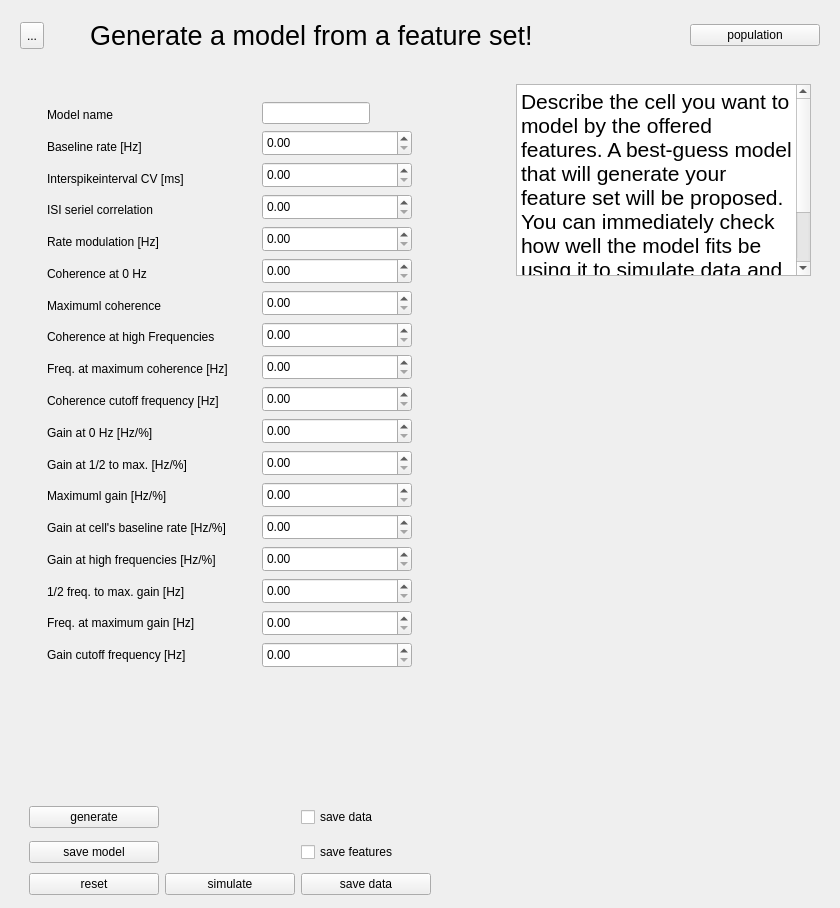
<?xml version="1.0" encoding="UTF-8"?>
<ui version="4.0">
 <class>ModelCreator</class>
 <widget class="QWidget" name="ModelCreator">
  <property name="geometry">
   <rect>
    <x>0</x>
    <y>0</y>
    <width>840</width>
    <height>908</height>
   </rect>
  </property>
  <property name="windowTitle">
   <string>Form</string>
  </property>
  <layout class="QVBoxLayout" name="verticalLayout">
   <item>
    <widget class="QWidget" name="cm_header" native="true">
     <layout class="QHBoxLayout" name="horizontalLayout_7" stretch="0,0,1,0">
      <item>
       <widget class="QToolButton" name="cm_back_to_main">
        <property name="maximumSize">
         <size>
          <width>16777215</width>
          <height>27</height>
         </size>
        </property>
        <property name="text">
         <string>...</string>
        </property>
        <property name="icon">
         <iconset>
          <normaloff>:/icons/pictograms/home.png</normaloff>:/icons/pictograms/home.png</iconset>
        </property>
        <property name="iconSize">
         <size>
          <width>24</width>
          <height>16</height>
         </size>
        </property>
        <property name="arrowType">
         <enum>Qt::ArrowType::NoArrow</enum>
        </property>
       </widget>
      </item>
      <item>
       <spacer name="horizontalSpacer_5">
        <property name="orientation">
         <enum>Qt::Orientation::Vertical</enum>
        </property>
        <property name="sizeType">
         <enum>QSizePolicy::Policy::Fixed</enum>
        </property>
        <property name="sizeHint" stdset="0">
         <size>
          <width>40</width>
          <height>20</height>
         </size>
        </property>
       </spacer>
      </item>
      <item>
       <widget class="QLabel" name="cm_title">
        <property name="font">
         <font>
          <pointsize>20</pointsize>
         </font>
        </property>
        <property name="text">
         <string>Generate a model from a feature set!</string>
        </property>
        <property name="role" stdset="0">
         <string>title</string>
        </property>
       </widget>
      </item>
      <item>
       <widget class="QPushButton" name="cm_table_version">
        <property name="sizePolicy">
         <sizepolicy hsizetype="Fixed" vsizetype="Fixed">
          <horstretch>0</horstretch>
          <verstretch>0</verstretch>
         </sizepolicy>
        </property>
        <property name="minimumSize">
         <size>
          <width>130</width>
          <height>0</height>
         </size>
        </property>
        <property name="maximumSize">
         <size>
          <width>130</width>
          <height>16777215</height>
         </size>
        </property>
        <property name="text">
         <string>population</string>
        </property>
       </widget>
      </item>
     </layout>
    </widget>
   </item>
   <item>
    <widget class="QWidget" name="cm_content_widget" native="true">
     <layout class="QHBoxLayout" name="horizontalLayout_10" stretch="8,1,20">
      <property name="bottomMargin">
       <number>1</number>
      </property>
      <item>
       <widget class="QWidget" name="widget_4" native="true">
        <property name="sizePolicy">
         <sizepolicy hsizetype="Preferred" vsizetype="Expanding">
          <horstretch>0</horstretch>
          <verstretch>0</verstretch>
         </sizepolicy>
        </property>
        <layout class="QVBoxLayout" name="verticalLayout_14">
         <property name="bottomMargin">
          <number>0</number>
         </property>
         <item>
          <widget class="QWidget" name="cm_left_box" native="true">
           <layout class="QHBoxLayout" name="horizontalLayout_6">
            <item>
             <widget class="QWidget" name="cm_label_box" native="true">
              <layout class="QVBoxLayout" name="verticalLayout_12">
               <item>
                <widget class="QLabel" name="cm_label_name">
                 <property name="text">
                  <string>Model name</string>
                 </property>
                </widget>
               </item>
               <item>
                <widget class="QLabel" name="cm_label_1">
                 <property name="text">
                  <string>Baseline rate [Hz]</string>
                 </property>
                </widget>
               </item>
               <item>
                <widget class="QLabel" name="cm_label_2">
                 <property name="text">
                  <string>Interspikeinterval CV [ms]</string>
                 </property>
                </widget>
               </item>
               <item>
                <widget class="QLabel" name="cm_label_3">
                 <property name="text">
                  <string>ISI seriel correlation</string>
                 </property>
                </widget>
               </item>
               <item>
                <widget class="QLabel" name="cm_label_4">
                 <property name="text">
                  <string>Rate modulation [Hz]</string>
                 </property>
                </widget>
               </item>
               <item>
                <widget class="QLabel" name="cm_label_5">
                 <property name="text">
                  <string>Coherence at 0 Hz</string>
                 </property>
                </widget>
               </item>
               <item>
                <widget class="QLabel" name="cm_label_6">
                 <property name="text">
                  <string>Maximuml coherence</string>
                 </property>
                </widget>
               </item>
               <item>
                <widget class="QLabel" name="cm_label_7">
                 <property name="text">
                  <string>Coherence at high Frequencies</string>
                 </property>
                </widget>
               </item>
               <item>
                <widget class="QLabel" name="cm_label_8">
                 <property name="text">
                  <string>Freq. at maximum coherence [Hz]</string>
                 </property>
                </widget>
               </item>
               <item>
                <widget class="QLabel" name="cm_label_9">
                 <property name="text">
                  <string>Coherence cutoff frequency [Hz]</string>
                 </property>
                </widget>
               </item>
               <item>
                <widget class="QLabel" name="cm_label_10">
                 <property name="text">
                  <string>Gain at 0 Hz [Hz/%]</string>
                 </property>
                </widget>
               </item>
               <item>
                <widget class="QLabel" name="cm_label_11">
                 <property name="text">
                  <string>Gain at 1/2 to max. [Hz/%]</string>
                 </property>
                </widget>
               </item>
               <item>
                <widget class="QLabel" name="cm_label_12">
                 <property name="text">
                  <string>Maximuml gain [Hz/%]</string>
                 </property>
                </widget>
               </item>
               <item>
                <widget class="QLabel" name="cm_label_13">
                 <property name="text">
                  <string>Gain at cell's baseline rate [Hz/%]</string>
                 </property>
                </widget>
               </item>
               <item>
                <widget class="QLabel" name="cm_label_14">
                 <property name="text">
                  <string>Gain at high frequencies [Hz/%]</string>
                 </property>
                </widget>
               </item>
               <item>
                <widget class="QLabel" name="cm_label_15">
                 <property name="text">
                  <string>1/2 freq. to max. gain [Hz]</string>
                 </property>
                </widget>
               </item>
               <item>
                <widget class="QLabel" name="cm_label_16">
                 <property name="text">
                  <string>Freq. at maximum gain [Hz]</string>
                 </property>
                </widget>
               </item>
               <item>
                <widget class="QLabel" name="cm_label_17">
                 <property name="text">
                  <string>Gain cutoff frequency [Hz]</string>
                 </property>
                </widget>
               </item>
              </layout>
             </widget>
            </item>
            <item>
             <widget class="QWidget" name="cm_input_box" native="true">
              <layout class="QVBoxLayout" name="verticalLayout_13">
               <item>
                <widget class="QLineEdit" name="cm_input_name">
                 <property name="sizePolicy">
                  <sizepolicy hsizetype="Fixed" vsizetype="Fixed">
                   <horstretch>150</horstretch>
                   <verstretch>26</verstretch>
                  </sizepolicy>
                 </property>
                </widget>
               </item>
               <item>
                <widget class="FreeTypingDoubleSpinBox" name="cm_doubleSpinBox_1">
                 <property name="sizePolicy">
                  <sizepolicy hsizetype="Fixed" vsizetype="Fixed">
                   <horstretch>150</horstretch>
                   <verstretch>26</verstretch>
                  </sizepolicy>
                 </property>
                 <property name="minimumSize">
                  <size>
                   <width>150</width>
                   <height>26</height>
                  </size>
                 </property>
                </widget>
               </item>
               <item>
                <widget class="FreeTypingDoubleSpinBox" name="cm_doubleSpinBox_2">
                 <property name="sizePolicy">
                  <sizepolicy hsizetype="Fixed" vsizetype="Fixed">
                   <horstretch>150</horstretch>
                   <verstretch>26</verstretch>
                  </sizepolicy>
                 </property>
                 <property name="minimumSize">
                  <size>
                   <width>150</width>
                   <height>26</height>
                  </size>
                 </property>
                </widget>
               </item>
               <item>
                <widget class="FreeTypingDoubleSpinBox" name="cm_doubleSpinBox_3">
                 <property name="sizePolicy">
                  <sizepolicy hsizetype="Fixed" vsizetype="Fixed">
                   <horstretch>150</horstretch>
                   <verstretch>26</verstretch>
                  </sizepolicy>
                 </property>
                 <property name="minimumSize">
                  <size>
                   <width>150</width>
                   <height>26</height>
                  </size>
                 </property>
                </widget>
               </item>
               <item>
                <widget class="FreeTypingDoubleSpinBox" name="cm_doubleSpinBox_4">
                 <property name="sizePolicy">
                  <sizepolicy hsizetype="Fixed" vsizetype="Fixed">
                   <horstretch>0</horstretch>
                   <verstretch>0</verstretch>
                  </sizepolicy>
                 </property>
                 <property name="minimumSize">
                  <size>
                   <width>150</width>
                   <height>26</height>
                  </size>
                 </property>
                 <property name="maximumSize">
                  <size>
                   <width>150</width>
                   <height>26</height>
                  </size>
                 </property>
                </widget>
               </item>
               <item>
                <widget class="FreeTypingDoubleSpinBox" name="cm_doubleSpinBox_5">
                 <property name="sizePolicy">
                  <sizepolicy hsizetype="Fixed" vsizetype="Fixed">
                   <horstretch>0</horstretch>
                   <verstretch>0</verstretch>
                  </sizepolicy>
                 </property>
                 <property name="minimumSize">
                  <size>
                   <width>150</width>
                   <height>26</height>
                  </size>
                 </property>
                 <property name="maximumSize">
                  <size>
                   <width>150</width>
                   <height>26</height>
                  </size>
                 </property>
                </widget>
               </item>
               <item>
                <widget class="FreeTypingDoubleSpinBox" name="cm_doubleSpinBox_6">
                 <property name="sizePolicy">
                  <sizepolicy hsizetype="Fixed" vsizetype="Fixed">
                   <horstretch>0</horstretch>
                   <verstretch>0</verstretch>
                  </sizepolicy>
                 </property>
                 <property name="minimumSize">
                  <size>
                   <width>150</width>
                   <height>26</height>
                  </size>
                 </property>
                 <property name="maximumSize">
                  <size>
                   <width>150</width>
                   <height>26</height>
                  </size>
                 </property>
                </widget>
               </item>
               <item>
                <widget class="FreeTypingDoubleSpinBox" name="cm_doubleSpinBox_7">
                 <property name="sizePolicy">
                  <sizepolicy hsizetype="Fixed" vsizetype="Fixed">
                   <horstretch>0</horstretch>
                   <verstretch>0</verstretch>
                  </sizepolicy>
                 </property>
                 <property name="minimumSize">
                  <size>
                   <width>150</width>
                   <height>26</height>
                  </size>
                 </property>
                 <property name="maximumSize">
                  <size>
                   <width>150</width>
                   <height>26</height>
                  </size>
                 </property>
                </widget>
               </item>
               <item>
                <widget class="FreeTypingDoubleSpinBox" name="cm_doubleSpinBox_8">
                 <property name="sizePolicy">
                  <sizepolicy hsizetype="Fixed" vsizetype="Fixed">
                   <horstretch>0</horstretch>
                   <verstretch>0</verstretch>
                  </sizepolicy>
                 </property>
                 <property name="minimumSize">
                  <size>
                   <width>150</width>
                   <height>26</height>
                  </size>
                 </property>
                 <property name="maximumSize">
                  <size>
                   <width>150</width>
                   <height>26</height>
                  </size>
                 </property>
                </widget>
               </item>
               <item>
                <widget class="FreeTypingDoubleSpinBox" name="cm_doubleSpinBox_9">
                 <property name="sizePolicy">
                  <sizepolicy hsizetype="Fixed" vsizetype="Fixed">
                   <horstretch>0</horstretch>
                   <verstretch>0</verstretch>
                  </sizepolicy>
                 </property>
                 <property name="minimumSize">
                  <size>
                   <width>150</width>
                   <height>26</height>
                  </size>
                 </property>
                 <property name="maximumSize">
                  <size>
                   <width>150</width>
                   <height>26</height>
                  </size>
                 </property>
                </widget>
               </item>
               <item>
                <widget class="QDoubleSpinBox" name="cm_doubleSpinBox_10">
                 <property name="sizePolicy">
                  <sizepolicy hsizetype="Fixed" vsizetype="Fixed">
                   <horstretch>0</horstretch>
                   <verstretch>0</verstretch>
                  </sizepolicy>
                 </property>
                 <property name="minimumSize">
                  <size>
                   <width>150</width>
                   <height>26</height>
                  </size>
                 </property>
                 <property name="maximumSize">
                  <size>
                   <width>150</width>
                   <height>26</height>
                  </size>
                 </property>
                </widget>
               </item>
               <item>
                <widget class="QDoubleSpinBox" name="cm_doubleSpinBox_11">
                 <property name="sizePolicy">
                  <sizepolicy hsizetype="Fixed" vsizetype="Fixed">
                   <horstretch>0</horstretch>
                   <verstretch>0</verstretch>
                  </sizepolicy>
                 </property>
                 <property name="minimumSize">
                  <size>
                   <width>150</width>
                   <height>26</height>
                  </size>
                 </property>
                 <property name="maximumSize">
                  <size>
                   <width>150</width>
                   <height>26</height>
                  </size>
                 </property>
                </widget>
               </item>
               <item>
                <widget class="QDoubleSpinBox" name="cm_doubleSpinBox_12">
                 <property name="sizePolicy">
                  <sizepolicy hsizetype="Fixed" vsizetype="Fixed">
                   <horstretch>0</horstretch>
                   <verstretch>0</verstretch>
                  </sizepolicy>
                 </property>
                 <property name="minimumSize">
                  <size>
                   <width>150</width>
                   <height>26</height>
                  </size>
                 </property>
                 <property name="maximumSize">
                  <size>
                   <width>150</width>
                   <height>26</height>
                  </size>
                 </property>
                </widget>
               </item>
               <item>
                <widget class="QDoubleSpinBox" name="cm_doubleSpinBox_13">
                 <property name="sizePolicy">
                  <sizepolicy hsizetype="Fixed" vsizetype="Fixed">
                   <horstretch>0</horstretch>
                   <verstretch>0</verstretch>
                  </sizepolicy>
                 </property>
                 <property name="minimumSize">
                  <size>
                   <width>150</width>
                   <height>26</height>
                  </size>
                 </property>
                 <property name="maximumSize">
                  <size>
                   <width>150</width>
                   <height>26</height>
                  </size>
                 </property>
                </widget>
               </item>
               <item>
                <widget class="QDoubleSpinBox" name="cm_doubleSpinBox_14">
                 <property name="sizePolicy">
                  <sizepolicy hsizetype="Fixed" vsizetype="Fixed">
                   <horstretch>0</horstretch>
                   <verstretch>0</verstretch>
                  </sizepolicy>
                 </property>
                 <property name="minimumSize">
                  <size>
                   <width>150</width>
                   <height>26</height>
                  </size>
                 </property>
                 <property name="maximumSize">
                  <size>
                   <width>150</width>
                   <height>26</height>
                  </size>
                 </property>
                </widget>
               </item>
               <item>
                <widget class="QDoubleSpinBox" name="cm_doubleSpinBox_15">
                 <property name="sizePolicy">
                  <sizepolicy hsizetype="Fixed" vsizetype="Fixed">
                   <horstretch>150</horstretch>
                   <verstretch>26</verstretch>
                  </sizepolicy>
                 </property>
                 <property name="minimumSize">
                  <size>
                   <width>150</width>
                   <height>26</height>
                  </size>
                 </property>
                </widget>
               </item>
               <item>
                <widget class="QDoubleSpinBox" name="cm_doubleSpinBox_16">
                 <property name="sizePolicy">
                  <sizepolicy hsizetype="Fixed" vsizetype="Fixed">
                   <horstretch>150</horstretch>
                   <verstretch>26</verstretch>
                  </sizepolicy>
                 </property>
                 <property name="minimumSize">
                  <size>
                   <width>150</width>
                   <height>26</height>
                  </size>
                 </property>
                </widget>
               </item>
               <item>
                <widget class="QDoubleSpinBox" name="cm_doubleSpinBox_17">
                 <property name="sizePolicy">
                  <sizepolicy hsizetype="Fixed" vsizetype="Fixed">
                   <horstretch>150</horstretch>
                   <verstretch>26</verstretch>
                  </sizepolicy>
                 </property>
                 <property name="minimumSize">
                  <size>
                   <width>150</width>
                   <height>26</height>
                  </size>
                 </property>
                </widget>
               </item>
              </layout>
             </widget>
            </item>
           </layout>
          </widget>
         </item>
         <item>
          <spacer name="verticalSpacer_6">
           <property name="orientation">
            <enum>Qt::Orientation::Vertical</enum>
           </property>
           <property name="sizeHint" stdset="0">
            <size>
             <width>20</width>
             <height>40</height>
            </size>
           </property>
          </spacer>
         </item>
         <item>
          <widget class="QWidget" name="cm_save_box" native="true">
           <property name="sizePolicy">
            <sizepolicy hsizetype="Preferred" vsizetype="Minimum">
             <horstretch>0</horstretch>
             <verstretch>0</verstretch>
            </sizepolicy>
           </property>
           <layout class="QGridLayout" name="gridLayout_2">
            <property name="leftMargin">
             <number>0</number>
            </property>
            <property name="rightMargin">
             <number>39</number>
            </property>
            <property name="bottomMargin">
             <number>1</number>
            </property>
            <item row="2" column="1">
             <widget class="QPushButton" name="cm_btn_simulate">
              <property name="sizePolicy">
               <sizepolicy hsizetype="Fixed" vsizetype="Fixed">
                <horstretch>0</horstretch>
                <verstretch>0</verstretch>
               </sizepolicy>
              </property>
              <property name="minimumSize">
               <size>
                <width>130</width>
                <height>0</height>
               </size>
              </property>
              <property name="maximumSize">
               <size>
                <width>130</width>
                <height>16777215</height>
               </size>
              </property>
              <property name="text">
               <string>simulate</string>
              </property>
             </widget>
            </item>
            <item row="2" column="2">
             <widget class="QPushButton" name="cm_btn_save">
              <property name="sizePolicy">
               <sizepolicy hsizetype="Fixed" vsizetype="Fixed">
                <horstretch>0</horstretch>
                <verstretch>0</verstretch>
               </sizepolicy>
              </property>
              <property name="minimumSize">
               <size>
                <width>130</width>
                <height>0</height>
               </size>
              </property>
              <property name="maximumSize">
               <size>
                <width>130</width>
                <height>16777215</height>
               </size>
              </property>
              <property name="text">
               <string>save data</string>
              </property>
             </widget>
            </item>
            <item row="0" column="2">
             <widget class="QCheckBox" name="cm_checkBox_data">
              <property name="text">
               <string>save data</string>
              </property>
             </widget>
            </item>
            <item row="1" column="2">
             <widget class="QCheckBox" name="cm_checkBox_features">
              <property name="text">
               <string>save features</string>
              </property>
             </widget>
            </item>
            <item row="1" column="1">
             <spacer name="horizontalSpacer_17">
              <property name="orientation">
               <enum>Qt::Orientation::Vertical</enum>
              </property>
              <property name="sizeHint" stdset="0">
               <size>
                <width>40</width>
                <height>20</height>
               </size>
              </property>
             </spacer>
            </item>
            <item row="0" column="1">
             <spacer name="horizontalSpacer_7">
              <property name="orientation">
               <enum>Qt::Orientation::Vertical</enum>
              </property>
              <property name="sizeHint" stdset="0">
               <size>
                <width>40</width>
                <height>20</height>
               </size>
              </property>
             </spacer>
            </item>
            <item row="0" column="0">
             <widget class="QPushButton" name="cm_btn_generate">
              <property name="sizePolicy">
               <sizepolicy hsizetype="Fixed" vsizetype="Fixed">
                <horstretch>0</horstretch>
                <verstretch>0</verstretch>
               </sizepolicy>
              </property>
              <property name="minimumSize">
               <size>
                <width>130</width>
                <height>0</height>
               </size>
              </property>
              <property name="maximumSize">
               <size>
                <width>130</width>
                <height>16777215</height>
               </size>
              </property>
              <property name="text">
               <string>generate</string>
              </property>
             </widget>
            </item>
            <item row="1" column="0">
             <widget class="QPushButton" name="cm_btn_save_params">
              <property name="sizePolicy">
               <sizepolicy hsizetype="Fixed" vsizetype="Fixed">
                <horstretch>0</horstretch>
                <verstretch>0</verstretch>
               </sizepolicy>
              </property>
              <property name="minimumSize">
               <size>
                <width>130</width>
                <height>0</height>
               </size>
              </property>
              <property name="text">
               <string>save model</string>
              </property>
             </widget>
            </item>
            <item row="2" column="0">
             <widget class="QPushButton" name="cm_btn_reset">
              <property name="sizePolicy">
               <sizepolicy hsizetype="Fixed" vsizetype="Fixed">
                <horstretch>0</horstretch>
                <verstretch>0</verstretch>
               </sizepolicy>
              </property>
              <property name="minimumSize">
               <size>
                <width>130</width>
                <height>0</height>
               </size>
              </property>
              <property name="maximumSize">
               <size>
                <width>130</width>
                <height>16777215</height>
               </size>
              </property>
              <property name="text">
               <string>reset</string>
              </property>
             </widget>
            </item>
           </layout>
          </widget>
         </item>
        </layout>
       </widget>
      </item>
      <item>
       <widget class="QWidget" name="cm_spcaerwidget" native="true">
        <property name="sizePolicy">
         <sizepolicy hsizetype="Expanding" vsizetype="Preferred">
          <horstretch>0</horstretch>
          <verstretch>0</verstretch>
         </sizepolicy>
        </property>
        <property name="minimumSize">
         <size>
          <width>1</width>
          <height>0</height>
         </size>
        </property>
       </widget>
      </item>
      <item>
       <widget class="QWidget" name="cm_right_box" native="true">
        <property name="sizePolicy">
         <sizepolicy hsizetype="Preferred" vsizetype="Expanding">
          <horstretch>0</horstretch>
          <verstretch>0</verstretch>
         </sizepolicy>
        </property>
        <layout class="QVBoxLayout" name="verticalLayout_15" stretch="0,1">
         <property name="bottomMargin">
          <number>1</number>
         </property>
         <item>
          <widget class="QPlainTextEdit" name="cm_text_output">
           <property name="sizePolicy">
            <sizepolicy hsizetype="Preferred" vsizetype="Preferred">
             <horstretch>0</horstretch>
             <verstretch>0</verstretch>
            </sizepolicy>
           </property>
           <property name="font">
            <font>
             <pointsize>16</pointsize>
            </font>
           </property>
           <property name="readOnly">
            <bool>true</bool>
           </property>
           <property name="plainText">
            <string>Describe the cell you want to model by the offered features. A best-guess model that will generate your feature set will be proposed. You can immediately check how well the model fits be using it to simulate data and compare the simulated features with your input. </string>
           </property>
          </widget>
         </item>
         <item>
          <widget class="QFrame" name="cm_figure">
           <property name="sizePolicy">
            <sizepolicy hsizetype="Expanding" vsizetype="Expanding">
             <horstretch>0</horstretch>
             <verstretch>0</verstretch>
            </sizepolicy>
           </property>
           <property name="frameShape">
            <enum>QFrame::Shape::NoFrame</enum>
           </property>
           <layout class="QVBoxLayout" name="verticalLayout_5"/>
          </widget>
         </item>
        </layout>
       </widget>
      </item>
     </layout>
    </widget>
   </item>
  </layout>
 </widget>
 <customwidgets>
  <customwidget>
   <class>FreeTypingDoubleSpinBox</class>
   <extends>QDoubleSpinBox</extends>
   <header>freetypingdoublespinbox</header>
  </customwidget>
 </customwidgets>
 <resources/>
 <connections/>
</ui>
